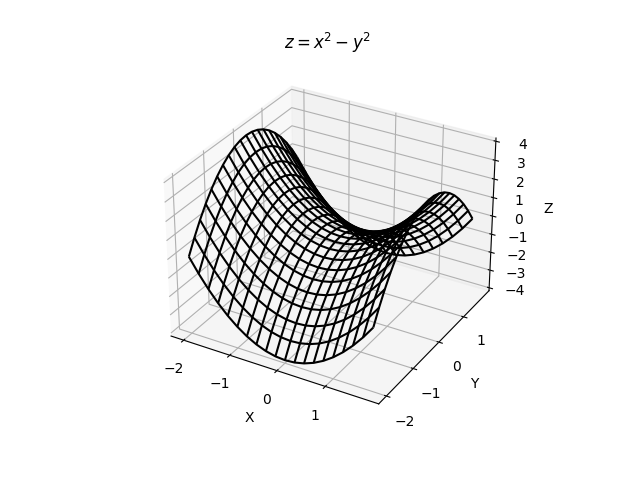

Recreate this plot in Python.
import matplotlib.pyplot as plt
import numpy as np

fig = plt.figure()
ax = fig.add_subplot(111, projection='3d')

x = np.arange(-2, 2, 0.2)
y = np.arange(-2, 2, 0.2)
x, y = np.meshgrid(x, y)
z = x**2 - y**2

ax.plot_wireframe(x, y, z, color = 'k')
ax.set_title('$z = x^2 - y^2$')
ax.set_xlabel('X')
ax.set_ylabel('Y')
ax.set_zlabel('Z')

plt.show()
